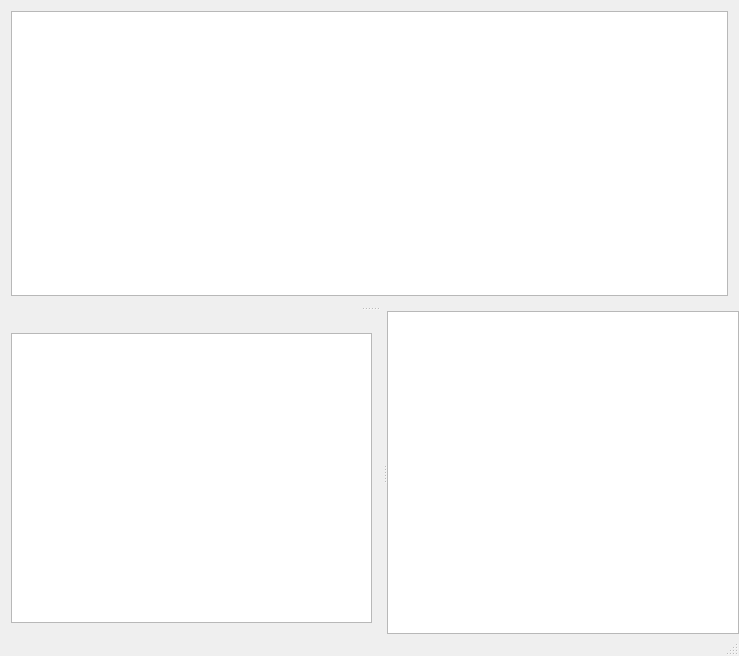
<?xml version="1.0" encoding="UTF-8"?>
<ui version="4.0">
 <class>MultiSpeakerClass</class>
 <widget class="QMainWindow" name="MultiSpeakerClass">
  <property name="geometry">
   <rect>
    <x>0</x>
    <y>0</y>
    <width>739</width>
    <height>656</height>
   </rect>
  </property>
  <property name="windowTitle">
   <string>MultiSpeaker</string>
  </property>
  <widget class="QWidget" name="centralWidget">
   <layout class="QVBoxLayout" name="verticalLayout_7">
    <property name="spacing">
     <number>0</number>
    </property>
    <property name="leftMargin">
     <number>0</number>
    </property>
    <property name="topMargin">
     <number>0</number>
    </property>
    <property name="rightMargin">
     <number>0</number>
    </property>
    <property name="bottomMargin">
     <number>0</number>
    </property>
    <item>
     <widget class="QSplitter" name="MainSplitter">
      <property name="orientation">
       <enum>Qt::Vertical</enum>
      </property>
      <widget class="QWidget" name="layoutWidget">
       <layout class="QVBoxLayout" name="verticalLayout">
        <property name="spacing">
         <number>0</number>
        </property>
        <item>
         <widget class="TitleHeaderWidget" name="TopologyHeader" native="true"/>
        </item>
        <item>
         <widget class="HostView" name="TheHostView"/>
        </item>
       </layout>
      </widget>
      <widget class="QWidget" name="TimelineContainerWidget" native="true">
       <property name="sizePolicy">
        <sizepolicy hsizetype="Expanding" vsizetype="Expanding">
         <horstretch>0</horstretch>
         <verstretch>0</verstretch>
        </sizepolicy>
       </property>
       <layout class="QVBoxLayout" name="verticalLayout_2">
        <property name="spacing">
         <number>0</number>
        </property>
        <property name="leftMargin">
         <number>0</number>
        </property>
        <property name="topMargin">
         <number>0</number>
        </property>
        <property name="rightMargin">
         <number>0</number>
        </property>
        <property name="bottomMargin">
         <number>0</number>
        </property>
        <item>
         <widget class="TimelineHeaderWidget" name="TimelineHeader" native="true">
         </widget>
        </item>
        <item>
         <widget class="QSplitter" name="TimelineSplitter">
          <property name="sizePolicy">
           <sizepolicy hsizetype="Expanding" vsizetype="Expanding">
            <horstretch>0</horstretch>
            <verstretch>0</verstretch>
           </sizepolicy>
          </property>
          <property name="orientation">
           <enum>Qt::Horizontal</enum>
          </property>
          <widget class="QWidget" name="layoutWidget_1">
           <layout class="QVBoxLayout" name="verticalLayout_4">
            <property name="spacing">
             <number>0</number>
            </property>
            <item>
             <widget class="TitleHeaderWidget" name="MethodEventsHeader" native="true">
              <layout class="QHBoxLayout" name="horizontalLayout">
               <property name="spacing">
                <number>0</number>
               </property>
               <property name="leftMargin">
                <number>0</number>
               </property>
               <property name="rightMargin">
                <number>0</number>
               </property>
               <property name="bottomMargin">
                <number>0</number>
               </property>
              </layout>
             </widget>
            </item>
            <item>
             <widget class="QListView" name="TimelineEventListView"/>
            </item>
           </layout>
          </widget>
          <widget class="TimelineView" name="TheTimelineView">
           <property name="sizePolicy">
            <sizepolicy hsizetype="Expanding" vsizetype="Expanding">
             <horstretch>0</horstretch>
             <verstretch>0</verstretch>
            </sizepolicy>
           </property>
          </widget>
         </widget>
        </item>
       </layout>
      </widget>
     </widget>
    </item>
   </layout>
  </widget>
  <widget class="QStatusBar" name="statusBar"/>
 </widget>
 <layoutdefault spacing="6" margin="11"/>
 <customwidgets>
  <customwidget>
   <class>TimelineView</class>
   <extends>QGraphicsView</extends>
   <header>TimelineView.h</header>
  </customwidget>
  <customwidget>
   <class>HostView</class>
   <extends>QGraphicsView</extends>
   <header>HostView.h</header>
  </customwidget>
  <customwidget>
   <class>TitleHeaderWidget</class>
   <extends>QWidget</extends>
   <header>TitleHeaderWidget.h</header>
   <container>1</container>
  </customwidget>
  <customwidget>
   <class>TimelineHeaderWidget</class>
   <extends>QWidget</extends>
   <header>TimelineHeaderWidget.h</header>
   <container>1</container>
  </customwidget>
 </customwidgets>
 <resources>
  <include location="MultiSpeaker.qrc"/>
 </resources>
 <connections/>
</ui>
